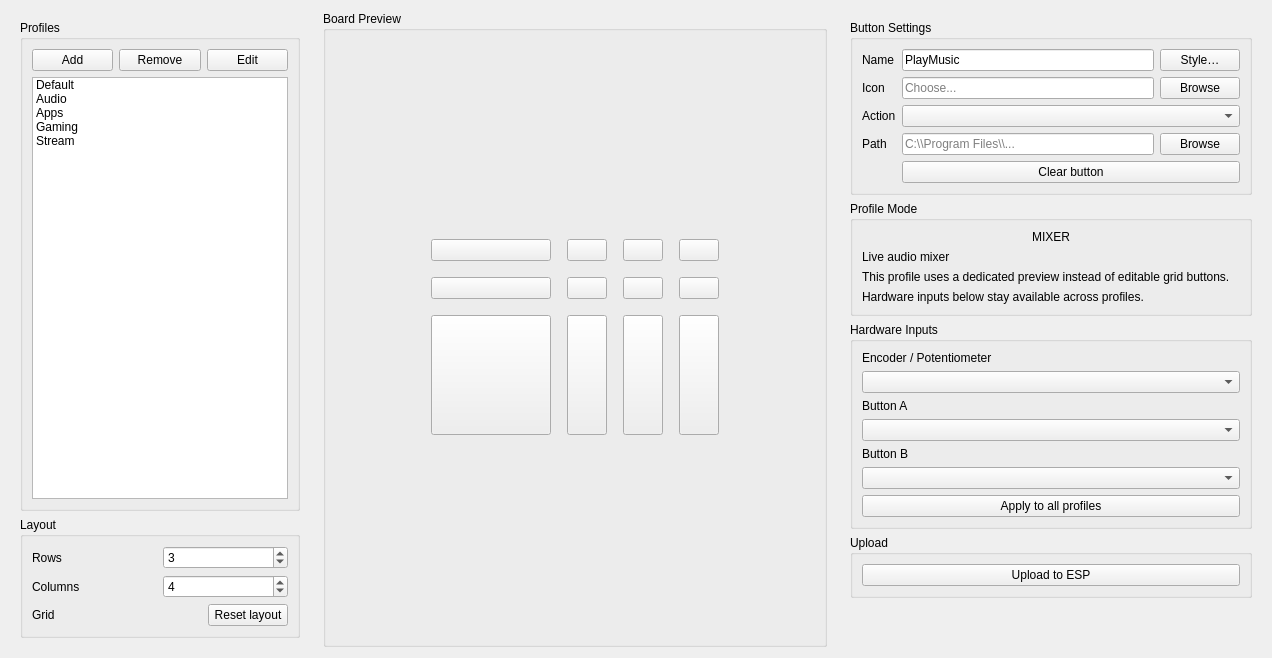
      <widget class="QWidget" name="tabMacroTouch">
       <attribute name="title">
        <string>MacroTouch</string>
       </attribute>
       <layout class="QGridLayout" name="macroGrid">
        <property name="spacing">
         <number>14</number>
        </property>
        <item row="0" column="0">
         <widget class="QWidget" name="leftCol" native="true">
          <property name="sizePolicy">
           <sizepolicy hsizetype="Preferred" vsizetype="Expanding">
            <horstretch>0</horstretch>
            <verstretch>0</verstretch>
           </sizepolicy>
          </property>
          <property name="minimumSize">
           <size>
            <width>280</width>
            <height>0</height>
           </size>
          </property>
          <property name="maximumSize">
           <size>
            <width>360</width>
            <height>16777215</height>
           </size>
          </property>
          <layout class="QVBoxLayout" name="leftColV">
           <item>
            <widget class="QGroupBox" name="grpProfiles">
             <property name="title">
              <string>Profiles</string>
             </property>
             <layout class="QVBoxLayout" name="profilesLay">
              <item>
               <layout class="QHBoxLayout" name="profilesHeader">
                <item>
                 <layout class="QVBoxLayout" name="verticalLayout_4">
                  <item>
                   <layout class="QHBoxLayout" name="horizontalLayout_2">
                    <item>
                     <widget class="QPushButton" name="btnAddProfile">
                      <property name="text">
                       <string>Add</string>
                      </property>
                     </widget>
                    </item>
                    <item>
                     <widget class="QPushButton" name="btnRemoveProfile">
                      <property name="text">
                       <string>Remove</string>
                      </property>
                     </widget>
                    </item>
                    <item>
                     <widget class="QPushButton" name="btnEditProfile">
                      <property name="text">
                       <string>Edit</string>
                      </property>
                     </widget>
                    </item>
                   </layout>
                  </item>
                 </layout>
                </item>
               </layout>
              </item>
              <item>
               <widget class="QListWidget" name="listProfiles">
                <item>
                 <property name="text">
                  <string>Default</string>
                 </property>
                </item>
                <item>
                 <property name="text">
                  <string>Audio</string>
                 </property>
                </item>
                <item>
                 <property name="text">
                  <string>Apps</string>
                 </property>
                </item>
                <item>
                 <property name="text">
                  <string>Gaming</string>
                 </property>
                </item>
                <item>
                 <property name="text">
                  <string>Stream</string>
                 </property>
                </item>
               </widget>
              </item>
             </layout>
            </widget>
           </item>
           <item>
            <widget class="QGroupBox" name="grpLayout">
             <property name="title">
              <string>Layout</string>
             </property>
             <layout class="QGridLayout" name="layoutGrid">
              <item row="0" column="0">
               <widget class="QLabel" name="lblRows">
                <property name="text">
                 <string>Rows</string>
                </property>
               </widget>
              </item>
              <item row="0" column="1">
               <widget class="QSpinBox" name="spinRows">
                <property name="styleSheet">
                 <string notr="true" />
                </property>
                <property name="minimum">
                 <number>1</number>
                </property>
                <property name="maximum">
                 <number>10</number>
                </property>
                <property name="value">
                 <number>3</number>
                </property>
               </widget>
              </item>
              <item row="1" column="0">
               <widget class="QLabel" name="lblCols">
                <property name="text">
                 <string>Columns</string>
                </property>
               </widget>
              </item>
              <item row="1" column="1">
               <widget class="QSpinBox" name="spinCols">
                <property name="styleSheet">
                 <string notr="true" />
                </property>
                <property name="minimum">
                 <number>1</number>
                </property>
                <property name="maximum">
                 <number>10</number>
                </property>
                <property name="value">
                 <number>4</number>
                </property>
               </widget>
              </item>
              <item row="2" column="0" colspan="2">
               <layout class="QHBoxLayout" name="layoutFooter">
                <item>
                 <widget class="QLabel" name="chipGrid">
                  <property name="text">
                   <string>Grid</string>
                  </property>
                 </widget>
                </item>
                <item>
                 <spacer name="spacerL">
                  <property name="orientation">
                   <enum>Qt::Orientation::Horizontal</enum>
                  </property>
                  <property name="sizeHint" stdset="0">
                   <size>
                    <width>40</width>
                    <height>20</height>
                   </size>
                  </property>
                 </spacer>
                </item>
                <item>
                 <widget class="QPushButton" name="btnResetLayout">
                  <property name="text">
                   <string>Reset layout</string>
                  </property>
                 </widget>
                </item>
               </layout>
              </item>
             </layout>
            </widget>
           </item>
          </layout>
         </widget>
        </item>
        <item row="0" column="1">
         <widget class="QGroupBox" name="grpPreview">
          <property name="title">
           <string>Board Preview</string>
          </property>
          <layout class="QVBoxLayout" name="previewV">
           <item>
            <layout class="QHBoxLayout" name="gridRow">
             <item>
              <widget class="QFrame" name="BoardBezel">
             <property name="sizePolicy">
              <sizepolicy hsizetype="Expanding" vsizetype="Expanding">
               <horstretch>0</horstretch>
               <verstretch>0</verstretch>
              </sizepolicy>
             </property>
             <property name="minimumSize">
              <size>
               <width>480</width>
               <height>320</height>
              </size>
             </property>
               <layout class="QVBoxLayout" name="bezelLay">
                <property name="leftMargin">
                 <number>12</number>
                </property>
                <property name="topMargin">
                 <number>12</number>
                </property>
                <property name="rightMargin">
                 <number>12</number>
                </property>
                <property name="bottomMargin">
                 <number>12</number>
                </property>
                <item>
                 <widget class="QWidget" name="gridCanvas" native="true">
                  <layout class="QVBoxLayout" name="gridCanvasV">
                   <property name="leftMargin">
                    <number>0</number>
                   </property>
                   <property name="topMargin">
                    <number>0</number>
                   </property>
                   <property name="rightMargin">
                    <number>0</number>
                   </property>
                   <property name="bottomMargin">
                    <number>0</number>
                   </property>
                   <property name="spacing">
                    <number>0</number>
                   </property>
                   <item alignment="Qt::AlignmentFlag::AlignCenter">
                    <widget class="QFrame" name="displayFrame">
                     <property name="frameShape">
                      <enum>QFrame::Shape::NoFrame</enum>
                     </property>
                     <property name="frameShadow">
                      <enum>QFrame::Shadow::Plain</enum>
                     </property>
                     <layout class="QGridLayout" name="gridPreviewLayout">
                   <property name="spacing">
                    <number>16</number>
                   </property>
                   <item row="0" column="0">
                    <widget class="QPushButton" name="pushButton_5">
                     <property name="sizePolicy">
                      <sizepolicy hsizetype="Fixed" vsizetype="Fixed">
                       <horstretch>0</horstretch>
                       <verstretch>0</verstretch>
                      </sizepolicy>
                     </property>
                     <property name="maximumSize">
                      <size>
                       <width>120</width>
                       <height>120</height>
                      </size>
                     </property>
                     <property name="text">
                      <string />
                     </property>
                    </widget>
                   </item>
                   <item row="1" column="1">
                    <widget class="QPushButton" name="pushButton_7">
                     <property name="sizePolicy">
                      <sizepolicy hsizetype="Fixed" vsizetype="Fixed">
                       <horstretch>0</horstretch>
                       <verstretch>0</verstretch>
                      </sizepolicy>
                     </property>
                     <property name="maximumSize">
                      <size>
                       <width>120</width>
                       <height>120</height>
                      </size>
                     </property>
                     <property name="text">
                      <string />
                     </property>
                    </widget>
                   </item>
                   <item row="1" column="2">
                    <widget class="QPushButton" name="pushButton_10">
                     <property name="sizePolicy">
                      <sizepolicy hsizetype="Fixed" vsizetype="Fixed">
                       <horstretch>0</horstretch>
                       <verstretch>0</verstretch>
                      </sizepolicy>
                     </property>
                     <property name="maximumSize">
                      <size>
                       <width>120</width>
                       <height>120</height>
                      </size>
                     </property>
                     <property name="text">
                      <string />
                     </property>
                    </widget>
                   </item>
                   <item row="2" column="2">
                    <widget class="QPushButton" name="pushButton_11">
                     <property name="sizePolicy">
                      <sizepolicy hsizetype="Fixed" vsizetype="Fixed">
                       <horstretch>0</horstretch>
                       <verstretch>0</verstretch>
                      </sizepolicy>
                     </property>
                     <property name="maximumSize">
                      <size>
                       <width>120</width>
                       <height>120</height>
                      </size>
                     </property>
                     <property name="text">
                      <string />
                     </property>
                    </widget>
                   </item>
                   <item row="0" column="3">
                    <widget class="QPushButton" name="pushButton_14">
                     <property name="sizePolicy">
                      <sizepolicy hsizetype="Fixed" vsizetype="Fixed">
                       <horstretch>0</horstretch>
                       <verstretch>0</verstretch>
                      </sizepolicy>
                     </property>
                     <property name="maximumSize">
                      <size>
                       <width>120</width>
                       <height>120</height>
                      </size>
                     </property>
                     <property name="text">
                      <string />
                     </property>
                    </widget>
                   </item>
                   <item row="0" column="2">
                    <widget class="QPushButton" name="pushButton_9">
                     <property name="sizePolicy">
                      <sizepolicy hsizetype="Fixed" vsizetype="Fixed">
                       <horstretch>0</horstretch>
                       <verstretch>0</verstretch>
                      </sizepolicy>
                     </property>
                     <property name="maximumSize">
                      <size>
                       <width>120</width>
                       <height>120</height>
                      </size>
                     </property>
                     <property name="text">
                      <string />
                     </property>
                    </widget>
                   </item>
                   <item row="2" column="3">
                    <widget class="QPushButton" name="pushButton_12">
                     <property name="sizePolicy">
                      <sizepolicy hsizetype="Fixed" vsizetype="Fixed">
                       <horstretch>0</horstretch>
                       <verstretch>0</verstretch>
                      </sizepolicy>
                     </property>
                     <property name="maximumSize">
                      <size>
                       <width>120</width>
                       <height>120</height>
                      </size>
                     </property>
                     <property name="text">
                      <string />
                     </property>
                    </widget>
                   </item>
                   <item row="1" column="0">
                    <widget class="QPushButton" name="pushButton_4">
                     <property name="sizePolicy">
                      <sizepolicy hsizetype="Fixed" vsizetype="Fixed">
                       <horstretch>0</horstretch>
                       <verstretch>0</verstretch>
                      </sizepolicy>
                     </property>
                     <property name="maximumSize">
                      <size>
                       <width>120</width>
                       <height>120</height>
                      </size>
                     </property>
                     <property name="text">
                      <string />
                     </property>
                    </widget>
                   </item>
                   <item row="0" column="1">
                    <widget class="QPushButton" name="pushButton_6">
                     <property name="sizePolicy">
                      <sizepolicy hsizetype="Fixed" vsizetype="Fixed">
                       <horstretch>0</horstretch>
                       <verstretch>0</verstretch>
                      </sizepolicy>
                     </property>
                     <property name="maximumSize">
                      <size>
                       <width>120</width>
                       <height>120</height>
                      </size>
                     </property>
                     <property name="text">
                      <string />
                     </property>
                    </widget>
                   </item>
                   <item row="2" column="0">
                    <widget class="QPushButton" name="pushButton_3">
                     <property name="sizePolicy">
                      <sizepolicy hsizetype="Fixed" vsizetype="Fixed">
                       <horstretch>0</horstretch>
                       <verstretch>0</verstretch>
                      </sizepolicy>
                     </property>
                     <property name="minimumSize">
                      <size>
                       <width>120</width>
                       <height>120</height>
                      </size>
                     </property>
                     <property name="maximumSize">
                      <size>
                       <width>120</width>
                       <height>120</height>
                      </size>
                     </property>
                     <property name="sizeIncrement">
                      <size>
                       <width>0</width>
                       <height>0</height>
                      </size>
                     </property>
                     <property name="baseSize">
                      <size>
                       <width>0</width>
                       <height>0</height>
                      </size>
                     </property>
                     <property name="text">
                      <string />
                     </property>
                    </widget>
                   </item>
                   <item row="2" column="1">
                    <widget class="QPushButton" name="pushButton_8">
                     <property name="sizePolicy">
                      <sizepolicy hsizetype="Fixed" vsizetype="Fixed">
                       <horstretch>0</horstretch>
                       <verstretch>0</verstretch>
                      </sizepolicy>
                     </property>
                     <property name="maximumSize">
                      <size>
                       <width>120</width>
                       <height>120</height>
                      </size>
                     </property>
                     <property name="text">
                      <string />
                     </property>
                    </widget>
                   </item>
                   <item row="1" column="3">
                    <widget class="QPushButton" name="pushButton_13">
                     <property name="sizePolicy">
                      <sizepolicy hsizetype="Fixed" vsizetype="Fixed">
                       <horstretch>0</horstretch>
                       <verstretch>0</verstretch>
                      </sizepolicy>
                     </property>
                     <property name="maximumSize">
                      <size>
                       <width>120</width>
                       <height>120</height>
                      </size>
                     </property>
                     <property name="text">
                      <string />
                     </property>
                    </widget>
                   </item>
                  </layout>
                 </widget>
                </item>
               </layout>
              </widget>
                </item>
               </layout>
              </widget>
             </item>
            </layout>
           </item>
          </layout>
         </widget>
        </item>
        <item row="0" column="2">
         <widget class="QWidget" name="rightCol" native="true">
          <property name="sizePolicy">
           <sizepolicy hsizetype="Preferred" vsizetype="Expanding">
            <horstretch>0</horstretch>
            <verstretch>0</verstretch>
           </sizepolicy>
          </property>
          <property name="minimumSize">
           <size>
            <width>420</width>
            <height>0</height>
           </size>
          </property>
          <property name="maximumSize">
           <size>
            <width>560</width>
            <height>16777215</height>
           </size>
          </property>
          <layout class="QVBoxLayout" name="rightColV">
           <item>
           <widget class="QGroupBox" name="grpButtonSettings">
             <property name="title">
              <string>Button Settings</string>
             </property>
             <layout class="QGridLayout" name="btnGrid">
              <item row="1" column="0">
               <widget class="QLabel" name="lblName">
                <property name="text">
                 <string>Name</string>
                </property>
               </widget>
              </item>
              <item row="1" column="2">
               <layout class="QHBoxLayout" name="nameLay">
                <item>
                 <widget class="QLineEdit" name="lineName">
                  <property name="text">
                   <string>PlayMusic</string>
                  </property>
                  <property name="placeholderText">
                   <string>Button label</string>
                  </property>
                 </widget>
                </item>
                <item>
                 <widget class="QPushButton" name="btnOpenStyle">
                  <property name="text">
                   <string>Style…</string>
                  </property>
                 </widget>
                </item>
               </layout>
              </item>
              <item row="2" column="0">
               <widget class="QLabel" name="lblIcon">
                <property name="text">
                 <string>Icon</string>
                </property>
               </widget>
              </item>
              <item row="2" column="2">
               <layout class="QHBoxLayout" name="iconLay">
                <item>
                 <widget class="QLineEdit" name="lineIconPath">
                  <property name="placeholderText">
                   <string>Choose...</string>
                  </property>
                 </widget>
                </item>
                <item>
                 <widget class="QPushButton" name="btnBrowseIcon">
                  <property name="text">
                   <string>Browse</string>
                  </property>
                 </widget>
                </item>
               </layout>
              </item>
              <item row="3" column="0">
               <widget class="QLabel" name="lblAction">
                <property name="text">
                 <string>Action</string>
                </property>
               </widget>
              </item>
              <item row="3" column="2">
               <widget class="QComboBox" name="comboAction" />
              </item>
              <item row="4" column="0">
               <widget class="QLabel" name="lblPath">
                <property name="text">
                 <string>Path</string>
                </property>
               </widget>
              </item>
              <item row="4" column="2">
               <layout class="QHBoxLayout" name="pathLay">
                <item>
                 <widget class="QLineEdit" name="linePath">
                  <property name="placeholderText">
                   <string>C:\\Program Files\\...</string>
                  </property>
                 </widget>
                </item>
                <item>
                 <widget class="QPushButton" name="btnBrowsePath">
                  <property name="text">
                   <string>Browse</string>
                  </property>
                 </widget>
                </item>
               </layout>
              </item>
              <item row="5" column="2">
               <widget class="QPushButton" name="btnClearButton">
                <property name="text">
                 <string>Clear button</string>
                </property>
               </widget>
              </item>
            </layout>
           </widget>
          </item>
          <item>
           <widget class="QGroupBox" name="grpProfileModeInfo">
            <property name="visible">
             <bool>false</bool>
            </property>
            <property name="title">
             <string>Profile Mode</string>
            </property>
            <layout class="QVBoxLayout" name="profileModeInfoV">
             <item>
              <widget class="QLabel" name="lblProfileModeBadge">
               <property name="text">
                <string>MIXER</string>
               </property>
               <property name="alignment">
                <set>Qt::AlignmentFlag::AlignCenter</set>
               </property>
              </widget>
             </item>
             <item>
              <widget class="QLabel" name="lblProfileModeTitle">
               <property name="text">
                <string>Live audio mixer</string>
               </property>
               <property name="wordWrap">
                <bool>true</bool>
               </property>
              </widget>
             </item>
             <item>
              <widget class="QLabel" name="lblProfileModeDescription">
               <property name="text">
                <string>This profile uses a dedicated preview instead of editable grid buttons.</string>
               </property>
               <property name="wordWrap">
                <bool>true</bool>
               </property>
               <property name="gray" stdset="0">
                <bool>true</bool>
               </property>
              </widget>
             </item>
             <item>
              <widget class="QLabel" name="lblProfileModeHint">
               <property name="text">
                <string>Hardware inputs below stay available across profiles.</string>
               </property>
               <property name="wordWrap">
                <bool>true</bool>
               </property>
               <property name="gray" stdset="0">
                <bool>true</bool>
               </property>
              </widget>
             </item>
            </layout>
           </widget>
          </item>
          <item>
           <widget class="QGroupBox" name="grpHardwareInputs">
             <property name="title">
              <string>Hardware Inputs</string>
             </property>
             <layout class="QGridLayout" name="hwGrid">
              <item row="2" column="0">
               <widget class="QLabel" name="lblBtnA">
                <property name="text">
                 <string>Button A</string>
                </property>
               </widget>
              </item>
              <item row="4" column="0">
               <widget class="QLabel" name="lblBtnB">
                <property name="text">
                 <string>Button B</string>
                </property>
               </widget>
              </item>
              <item row="0" column="0">
               <widget class="QLabel" name="lblPot">
                <property name="text">
                 <string>Encoder / Potentiometer</string>
                 </property>
                </widget>
               </item>
              <item row="5" column="0">
               <widget class="QComboBox" name="comboBtnB" />
              </item>
              <item row="3" column="0">
               <widget class="QComboBox" name="comboBtnA" />
              </item>
              <item row="1" column="0">
               <widget class="QComboBox" name="comboPot">
                <property name="sizePolicy">
                 <sizepolicy hsizetype="Preferred" vsizetype="Fixed">
                  <horstretch>0</horstretch>
                  <verstretch>0</verstretch>
                 </sizepolicy>
                </property>
               </widget>
              </item>
              <item row="6" column="0">
               <widget class="QPushButton" name="btnSave">
                <property name="text">
                 <string>Apply to all profiles</string>
                 </property>
                </widget>
               </item>
             </layout>
            </widget>
           </item>
           <item>
            <widget class="QGroupBox" name="grpDeviceSync">
             <property name="title">
              <string>Upload</string>
             </property>
             <layout class="QGridLayout" name="gridLayout_2">
              <item row="0" column="0">
               <widget class="QPushButton" name="btnUploadESP">
                <property name="text">
                 <string>Upload to ESP</string>
                </property>
               </widget>
              </item>
             </layout>
            </widget>
           </item>
           <item>
            <spacer name="rightColSpacer">
             <property name="orientation">
              <enum>Qt::Orientation::Vertical</enum>
             </property>
             <property name="sizeHint" stdset="0">
              <size>
               <width>20</width>
               <height>40</height>
              </size>
             </property>
            </spacer>
           </item>
          </layout>
         </widget>
        </item>
       </layout>
      </widget>
